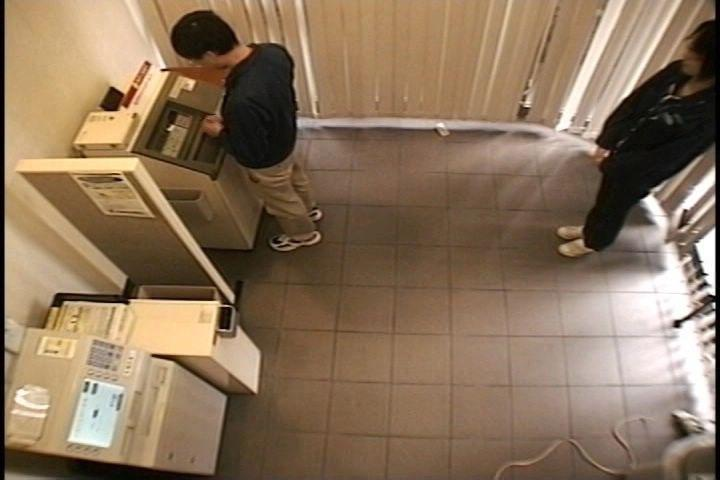
#> input picture MSFgNet/persons/copyMachine/jpg/O_CM_01-040.jpg, 720 x 480 px, given as the content of the folder LASIESTA/DONE2, which was not available
$ jupyter execute --allow-errors LSPreprocces.ipynb   (text cells are left out)
#> lines starting #> are read from the running program, lines starting #| are printed output that depends on the picture; pictures that were not available may be replaced by others from this repository, and a replacement may not be noted
[cell 1]
import os
import cv2 as cv2
import pandas as pd
from sklearn.model_selection import train_test_split
from PIL import Image
import numpy as np
import math

[cell 2]
#Changes names from ex(001.txt to I_BS_01-001.txt)
#To differentiate from each video
rootdir = 'LASIESTA\DONE2'
desti = 'LASIESTA\colLabels'

for subdir, dirs, files in os.walk(rootdir):
    for di in dirs:
        if di[8:11] != 'jpg':
            print("ja tjak", os.path.join(di, file))
            path = os.path.join(rootdir, di)
            for subdir, dirs, files in os.walk(path):
                for file in files:
                    add = path[15:22]+ '-' + str(file)
                    txtpath = (os.path.join(os.path.join(rootdir,di),file))

                    #os.rename(txtpath, add)

[cell 3]
#Check if Labels and frames match eachother
labels = 'LASIESTA\colLabels'
frames = 'LASIESTA\colFrames'
labs = []
fras = []

for subdir, dirs, files in os.walk(labels):
    for fi in files:
        labs.append(str(fi[:11]))
for subdir, dirs, files in os.walk(frames):
    for fi in files:
        fras.append(fi[:11])

print(len(labs))
print(len(fras))
for i in range(len(labs)):
    if labs[i] != fras[i]:
        print(i)
        print(labs[i])
        print(fras[i])

[cell 4]
labels = 'LASIESTA\colFram'
X_test = []
X_train = []
for subdir, dirs, files in os.walk(labels):
    for fi in files:
        if (str(fi[:7]) == 'O_CL_02'):
            X_test.append(fi[:11])
        else:
            X_train.append(fi[:11])
print(len(X_train))
print(len(X_test))

[cell 5]
train = []
test_out = []
j = 0
for i in range(len(X_train)):
    num = 0
    if (i < 9):
        num = "000"+ str(i+1) + ".txt"
    if (i < 99 and i >= 9):
        num = "00"+ str(i+1)  + ".txt"
    if (i < 999 and i >= 99):
        num = "0"+ str(i+1)  + ".txt"
    if (i < 9999 and i >= 999):
        num = str(i+1)  + ".txt"
    if i > 1047:
        num = str(i+1+266) + ".txt"
    train.append(X_train[i] + '.jpg,' + num)
    j = i
j = j + 1
for i in range(1049, 1049 + len(X_test)):
    num = 0
    if (i < 9):
        num = "000"+ str(i+1 + j) + ".txt"
    if (i < 99 and i >= 9):
        num = "00"+ str(i+1 + j)  + ".txt"
    if (i < 999 and i >= 99):
        num = "0"+ str(i+1 + j)  + ".txt"
    if (i < 9999 and i >= 999):
        num = str(i)  + ".txt"
    test_out.append(X_test[i - 1049] + '.jpg,' + num)

#> (a cell that did not finish here is left out)

#> (a cell that did not finish here is left out)

[cell 8]
labels = 'LASIESTA\colLabels'
low = 1
high = 0
for root, dirs, files in os.walk(labels, topdown=True):
    for name in files:
        #print(name)
        path = os.path.join(root, name)
        file = open(path)
        lines = file.read()
        lines = lines.split()
        out_line = ''


        for line in lines:
            if (float(line) < low) and (float(line) != 0):
                low = float(line)
            if (float(line) > high):
                high = float(line)
            if (float(line) > 1):
                print(path)
print(low)
print(high)

[cell 9]
labels = 'LASIESTA\colFram_labels'
desti = 'LASIESTA\colLabels'

for root, dirs, files in os.walk(labels, topdown=True):
    for name in files:
        path = os.path.join(root, name)
        file = open(path)
        lines = file.read()
        lines = lines.split()
        file.close()
        out_line = ''
        label = []
        le = len(lines) / 5
        check = 0
        for i in range(int(le)):
            width = float(lines[3 + i*5]) - float(lines[1 + i*5])
            height = float(lines[4 + i*5]) - float(lines[2 + i*5])
            lines[1 + i*5] = (float(lines[1 + i*5]) + float(lines[3 + i*5])) /2
            lines[2 + i*5] = (float(lines[2 + i*5]) + float(lines[4 + i*5])) /2
            lines[3 + i*5] = width
            lines[4 + i*5] = height
            check = 1
            label.append((lines[0+ i*5], lines[1+ i*5], lines[2+ i*5], lines[3+ i*5], lines[4+ i*5]))

        if (check == 0):
            print(path)
            print("no enter")
            break
        if le > 3:
            print(path)
            print("whaaaat")
            break
        if le == 0:
            print(path)
            print("empty")
            break

        newpath = os.path.join(desti, name)
        file = open(newpath, 'w')

        if (len(label) != 0):
            for l in label:

                file.writelines(("", str(l[0]), " ", str(l[1]), " ",
                    str(l[2]), " ", str(l[3]), " ", str(l[4]), "\n"))
            file.close()
        if (len(label) == 0):
            print("pis fuck shit")

[cell 10]
labels = 'LASIESTA\cLabels'
desti = 'LASIESTA\colLabels'

for root, dirs, files in os.walk(labels, topdown=True):
    for name in files:
        path = os.path.join(root, name)
        file = open(path)
        lines = file.read()
        lines = lines.split()
        file.close()
        out_line = ''
        label = []
        le = len(lines) / 5
        check = 0
        for i in range(le):
            width = float(lines[3 + i*5]) - float(lines[1 + i*5])
            height = float(lines[4]) - float(lines[2 + i*5])
            lines[1] = (lines[1] + lines[3]) / 2
            lines[2] = (lines[2] + lines[4]) /2
            lines[3] = width
            lines[4] = height


        if le == 5:


            width = float(lines[3]) - float(lines[1])
            height = float(lines[4]) - float(lines[2])
            lines[1] = (lines[1] + lines[3]) / 2
            lines[2] = (lines[2] + lines[4]) /2
            lines[3] = width
            lines[4] = height

            label.append((lines[0], lines[1], lines[2], lines[3], lines[4]))
            check = 1
        if le == 10:
            width = float(lines[3]) - float(lines[1])
            height = float(lines[4]) - float(lines[2])
            lines[1] = (lines[1] + lines[3]) / 2
            lines[2] = (lines[2] + lines[4]) /2
            lines[3] = width
            lines[4] = height

            lines[8] = float(lines[8]) - float(lines[6])
            lines[9] = float(lines[9]) - float(lines[7])

            label.append((lines[0], lines[1], lines[2], lines[3], lines[4]))
            label.append((lines[5], lines[6], lines[7], lines[8], lines[9]))
            check = 1

        if le == 15:
            lines[3] = float(lines[3]) - float(lines[1])
            lines[4] = float(lines[4]) - float(lines[2])

            lines[8] = float(lines[8]) - float(lines[6])
            lines[9] = float(lines[9]) - float(lines[7])

            lines[13] = float(lines[13]) - float(lines[11])
            lines[14] = float(lines[14]) - float(lines[12])

            label.append((lines[0], lines[1], lines[2], lines[3], lines[4]))
            label.append((lines[5], lines[6], lines[7], lines[8], lines[9]))
            label.append((lines[10], lines[11], lines[12], lines[13], lines[14]))
            check = 1
        if (check == 0):
            print(path)
            print("no enter")
            break
        if le > 15:
            print(path)
            print("whaaaat")
            break
        if le == 0:
            print(path)
            print("empty")
            break
        newpath = os.path.join(desti, name)
        file = open(newpath, 'w')

        if (len(label) != 0):
            for l in label:

                file.writelines(("", str(l[0]), " ", str(l[1]), " ",
                    str(l[2]), " ", str(l[3]), " ", str(l[4]), "\n"))
            file.close()
        if (len(label) == 0):
            print("pis fuck shit")

[cell 11]
frames = 'LASIESTA\colFrames'
short = 500
long = 0
for root, dirs, files in os.walk(frames, topdown=True):
    for name in files:
        path = os.path.join(root, name)
        img = Image.open(path)
#> img is the input picture: PIL image 720x480 RGB; mean R, G, B 138.8, 115.3, 91.1
        shape = np.shape(img)
#> shape = (480, 720, 3)
        if shape[0] < short:
            short = shape[0]
#> short = 480
        if shape[1] < short:
            short = shape[1]
        if shape[0] > long:
            long = shape[0]
#> long = 480
        if shape[1] > long:
            long = shape[1]
#> long = 720
print(short)
#| 480
print(long)
#| 720

[cell 12]
frames = 'LASIESTA\colFrames'
for root, dirs, files in os.walk(frames, topdown=True):

    files[0] = os.path.join(root, name)

    img = Image.open(path)
    img.show()
    img = cv2.resize(np.array(img), (416,416))
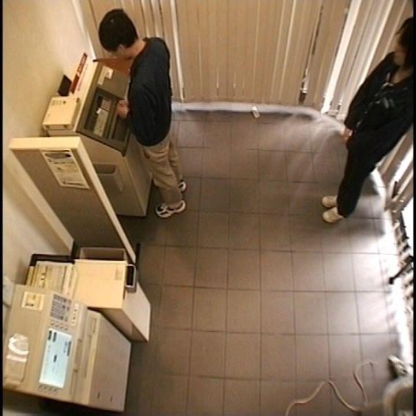
#> img: shape (416, 416, 3); mean R, G, B 138.7, 115.2, 91
    print(np.shape(img))
#| (416, 416, 3)
    img = Image.fromarray(img)

    img.show()

[cell 13]
# [7 lines left out: function crop_pic, not called in this run]

[cell 14]
import os
import cv2 as cv2
import pandas as pd
from sklearn.model_selection import train_test_split
from PIL import Image
import numpy as np
import math

[cell 15]
labels = 'LASIESTA\colFram_labels'
bboxes = []
for root, dirs, files in os.walk(labels, topdown=True):
    for name in files:
        #print(name)
        temp = []
        path = os.path.join(root, name)
        file = open(path)
        lines = file.read()
        lines = lines.split()
        out_line = ''

        le = len(lines) / 5
        check = 0
        for i in range(int(le)):
            x2 = float(lines[1+i*5]) + (float(lines[3+i*5]) / 2)
            y2 = float(lines[2+i*5]) + (float(lines[4+i*5]) / 2)
            x1 = float(lines[1+i*5]) - (float(lines[3+i*5]) / 2)
            y1 = float(lines[2+i*5]) - (float(lines[4+i*5]) / 2)

            temp.append([float(lines[0+ i*5]), x1, y1, x2, y2])
        bboxes.append(temp)
print(len(bboxes))

[cell 16]
frames = 'LASIESTA\colFram_jpg'
groundt = 'LASIESTA\colFram-GT'
images = []
names = []
GTs = []
for root, dirs, files in os.walk(frames, topdown=True):
    for name in files:
        path = os.path.join(root, name)
        img = cv2.imread(path)
#> img: shape (480, 720, 3)
        images.append(img)
        names.append(path)
print(len(images))
#| 1
for root, dirs, files in os.walk(groundt, topdown=True):
    for name in files:
        path = os.path.join(root, name)
        img = cv2.imread(path)
        GTs.append(img)
print(len(GTs))

#> (a cell that did not finish here is left out)

[cell 18]
crops = []
GT = []
#> (the rest of this cell did not finish here and is left out)

#> (a cell that did not finish here is left out)

#> (a cell that did not finish here is left out)

[cell 21]
CropPath = 'LASIESTA\colCrops'
labelpath = 'LASIESTA\colLabelscrop'
for i in range(len(crops)):
    for j in range(len(crops[i])):
            if crops[i][j] == []:
                continue
            namecrop = CropPath + names[i][20:32] + "-" + str(j) + ".jpg"
            try:
                img = Image.fromarray(crops[i][j])
            except:
                print(crops[i][j])
                exit()
            print(namecrop)
            img.save(namecrop)
            namegt = labelpath + names[i][20:32] + "-" + str(j) + ".jpg"
            img = Image.fromarray(GT[i][j])
            img.save(namegt)

[cell 22]
frames = 'LASIESTA\colFrames'
groundt = 'LASIESTA\colGT'
imagessha = []
GTsha = []
for root, dirs, files in os.walk(frames, topdown=True):
    for name in files:
        path = os.path.join(root, name)
        img = cv2.imread(path)
        imagessha.append(np.shape(img))
print(len(images))
#| 1
for root, dirs, files in os.walk(groundt, topdown=True):
    for name in files:
        path = os.path.join(root, name)
        img = cv2.imread(path)
        GTsha.append(np.shape(img))
print(len(GTs))

[cell 23]
for i in range(len(imagessha)):
    if imagessha[i] != GTsha[i]:
        print(imagessha[i])
        print(GTsha[i])

[cell 24]
def load_labels(rootpath):
#> called with rootpath = 'LASIESTA\\colFram_labels'
    ret_label = []
    counter = 0
    for root, dirs, files in os.walk(rootpath, topdown=True):
        for name in files:
            #print(name)
            path = os.path.join(root, name)
            file = open(path)
            lines = file.read()
            lines = lines.split()
            le = len(lines) / 5
            for i in range(int(le)):
                cls = float(lines[0+i*5])
                x1 = float(lines[1+i*5])
                y1 = float(lines[2+i*5])
                width = float(lines[3+i*5])
                height = float(lines[4+i*5])
                ret_label.append([counter, cls, x1, y1, width, height])
                counter += 1
    return ret_label

[cell 25]
labels = 'LASIESTA\colFram_labels'
GT = load_labels(labels)
print(len(GT))
#> (the rest of this cell did not finish here and is left out)

[cell 26]
labels = 'LASIESTA\collbs'
#> (the rest of this cell did not finish here and is left out)

[cell 27]
import cv2 as cv2
import matplotlib.pyplot as plt
import numpy as np
import matplotlib.patches as patches
import Algo1
from PIL import Image
from matplotlib import pyplot
import time
from matplotlib.patches import Rectangle
import os
import math
import pandas as pd
from sklearn.model_selection import train_test_split

[cell 28]
# [60 lines left out: functions get_bounding_boxes_labels, alt_get_bounding_boxes_labels, not called in this run]

def load_images_from_folder(label_path):
    names = []
    images = []
    for root, dirs, files in os.walk(label_path, topdown=True):
        for name in files:
            path = os.path.join(root, name)
            img = cv2.imread(path)
            names.append(name)
            images.append(img)
    return images, names


# [136 lines left out: functions change_names, new_csv, change_classes, change_file_type, make_csv_dict, not called in this run]

def convert_bbox_corners(bboxes, scale):
    ret_bboxes = []
    print("input bboxes:", np.shape(bboxes))
    for i in range(len(bboxes)):
        temp = []
        for box in bboxes[i][0]:
            minscale =  1 - (scale - 1)
            x1 = (box[1] - box[3] /2) * minscale
            y1 = (box[2] - box[4] /2) * minscale

            x2 = box[1] + box[3] /2
            y2 = box[2] + box[4] /2
            if (x2 * scale) < 1.0:
                x2 = x2 * scale
            if (y2 * scale) < 1.0:
                y2 = y2 * scale

            temp.append([[x1, y1], [x2, y2]])
        ret_bboxes.append(temp)
    return ret_bboxes

# [24 lines left out: functions crop_pic, size_up, not called in this run]

[cell 29]
img_path = "LASIESTA/colFram"

label_path = img_path + '-GT'
print(label_path)

desti = img_path + "_jpg/"
print(desti)


#change_file_type(img_path, desti)

#change_names(label_path)

data_set, names = load_images_from_folder(label_path)

#for i in range(10):
#    print(names[i][:7] )

data_set_np = np.array(data_set)
print("shape of data:", np.shape(data_set_np))
bboxes = []
for i in range(len(data_set_np)):
    print("Algo1 nr.1 :", i ,"out of", len(data_set_np), end="\r")
    bboxes.append(alt_get_bounding_boxes_labels(data_set_np[i], '0', 15))

#for i in range(5):
#    print(bboxes[i+200][0])
#    print(np.shape(bboxes[i+200]))

O_bboxes = convert_bbox_corners(bboxes, 1.1)

#> (a cell that did not finish here is left out)

[cell 31]
print("O_bboxes shape", np.shape(O_bboxes))
data_set_img, names2 = load_images_from_folder(img_path)
#> data_set_img = 1 item; names2 = ['O_CM_01-040.jpg']
crops = []
crops_GT = []

for i in range(len(O_bboxes)):
    print("O_bboxes :", i ,"out of", len(O_bboxes), end="\r")
    crops.append(crop_pic(O_bboxes[i], data_set_img[i]))
    crops_GT.append(crop_pic(O_bboxes[i], data_set[i]))
#> after the loop, crops = []; crops_GT = []

crops_GT_np = np.array(crops_GT)
#> crops_GT_np = empty array

[cell 32]
s_crops = []
s_crops_GT = []
for i in range(len(crops)):
    print("Sqaure :", i ,"out of", len(crops), end="\r")
    temp1 = []
    temp2 = []
    for j in range(len(crops[i])):
        s_crop, b1 = Algo1.size_up(crops[i][j], 416)
        s_crop_GT, b2 = Algo1.size_up(crops_GT[i][j], 416)
        temp1.append(s_crop)
        temp2.append(s_crop_GT)
    s_crops.append(temp1)
    s_crops_GT.append(temp2)
#> this loop made 0 passes
#> after the loop, s_crops = []; s_crops_GT = []

[cell 33]
s_crop_GT_np = np.array(s_crops_GT)
#> s_crop_GT_np = empty array
print("shape of s_crop_GT", np.shape(s_crops_GT))
#| shape of s_crop_GT (0,)
crop_bboxes = []
for i in range(len(s_crops_GT)):
    temp = []
    print("Algo1 nr.2:", i ,"out of", len(s_crops_GT), end="\r")
    for s_c in s_crops_GT[i]:
        try:
            s_c = np.array(s_c)
            s_c = s_c.astype(np.uint8)
        except:
            print(np.shape(s_c))
            print("i:", i)
            print("fuck you")
        temp.append(alt_get_bounding_boxes_labels(s_c, '0', 10))
    crop_bboxes.append(temp)
#> after the loop, crop_bboxes = []


save_labels_name = img_path + '_crop_labels'

#> (a cell that did not finish here is left out)

#> (a cell that did not finish here is left out)

#> (a cell that did not finish here is left out)

[cell 37]
def save_bboxes_txt(labels, names, label_path):
#> called with label_path = 'LASIESTA/colFram_crop_labels'
    empty_counter = 0
    new_names = []
    for i in range(len(labels)):
        for j in range(len(labels[i])):
            file_name = str(names[i][0:14]) + "-" + str(j) + ".txt"
            new_names.append(file_name)
            completeName = os.path.join(label_path, file_name)
            if (j == 2):
                print("j == 2 at i:", i)
                print(file_name)
            label = labels[i]

            try:
                label = label[j][0][0]
            except:
                print("Noget lort her")
                print(label[j])
                print(file_name)
                continue
            file = open(completeName,  "w")
            file.writelines(("", str(label[0]), " ", str(label[1]), " ",
                    str(label[2]), " ", str(label[3]), " ", str(label[4]), "\n"))
            file.close()
#> after the loop, new_names = []

    print("Empty counter:", empty_counter)
    return new_names

[cell 38]
print(len(names))

[cell 39]
save_labels_name = img_path + '_crop_labels'

crop_names = save_bboxes_txt(crop_bboxes, names, save_labels_name)
#> crop_names = []

[cell 40]
print(len(crop_names))
#| 0

[cell 41]
print(np.shape(s_crops))
#| (0,)

$ run again, on MSFgNet/persons/copyMachine/jpg/O_CM_01-124.jpg
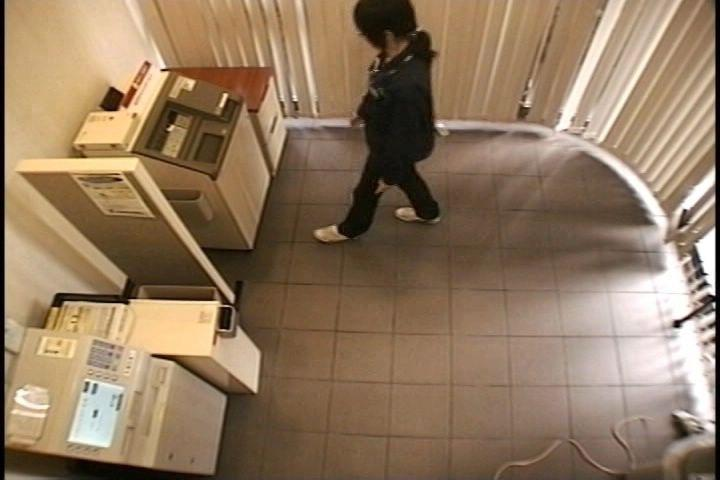
#> input picture MSFgNet/persons/copyMachine/jpg/O_CM_01-124.jpg, 720 x 480 px, given as the content of the folder LASIESTA/DONE2, which was not available
#> img is the input picture: PIL image 720x480 RGB; mean R, G, B 145, 120.8, 95.2
#| 480
#| 720
#> `img = cv2.resize(np.array(img), (416,416))`:
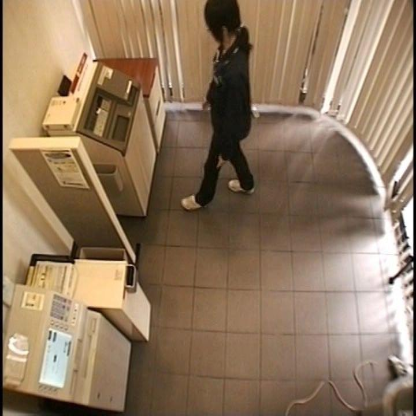
#> img: shape (416, 416, 3); mean R, G, B 144.9, 120.7, 95.1
#| (416, 416, 3)
#| 1
#| 1
#> data_set_img = 1 item; names2 = ['O_CM_01-124.jpg']
#> after the loop `for i in range(len(O_bboxes)):`: crops = []
#> crops_GT_np = empty array
#> after the loop `for i in range(len(crops)):`: s_crops = []
#> s_crop_GT_np = empty array
#| shape of s_crop_GT (0,)
#> after the loop `for i in range(len(s_crops_GT)):`: crop_bboxes = []
#| 0
#| (0,)
